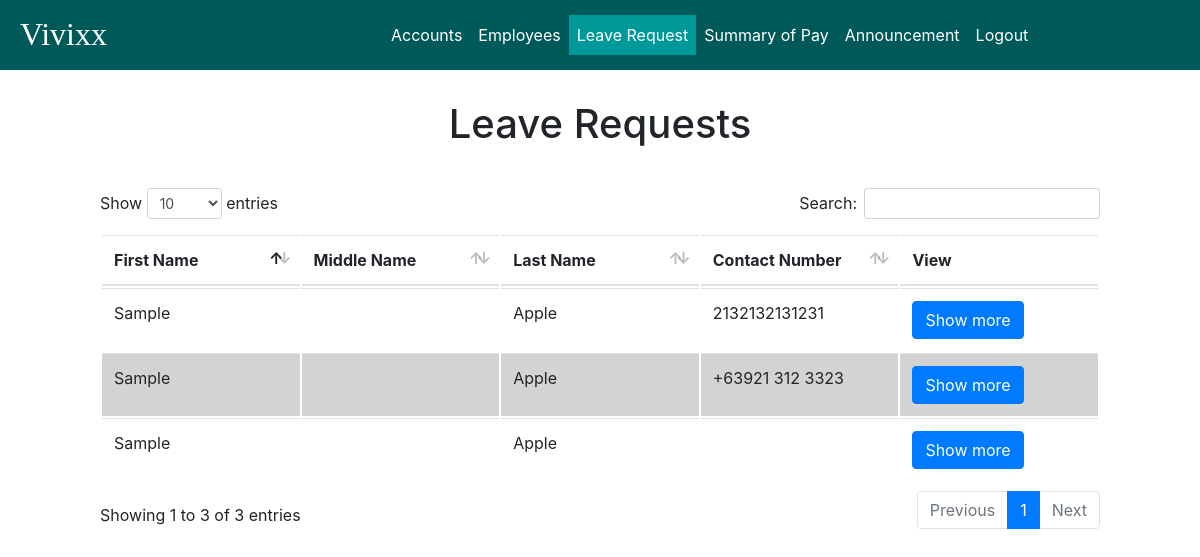
Before: /admin/leave_request/leave_requests.php (signed in) with the older database file.
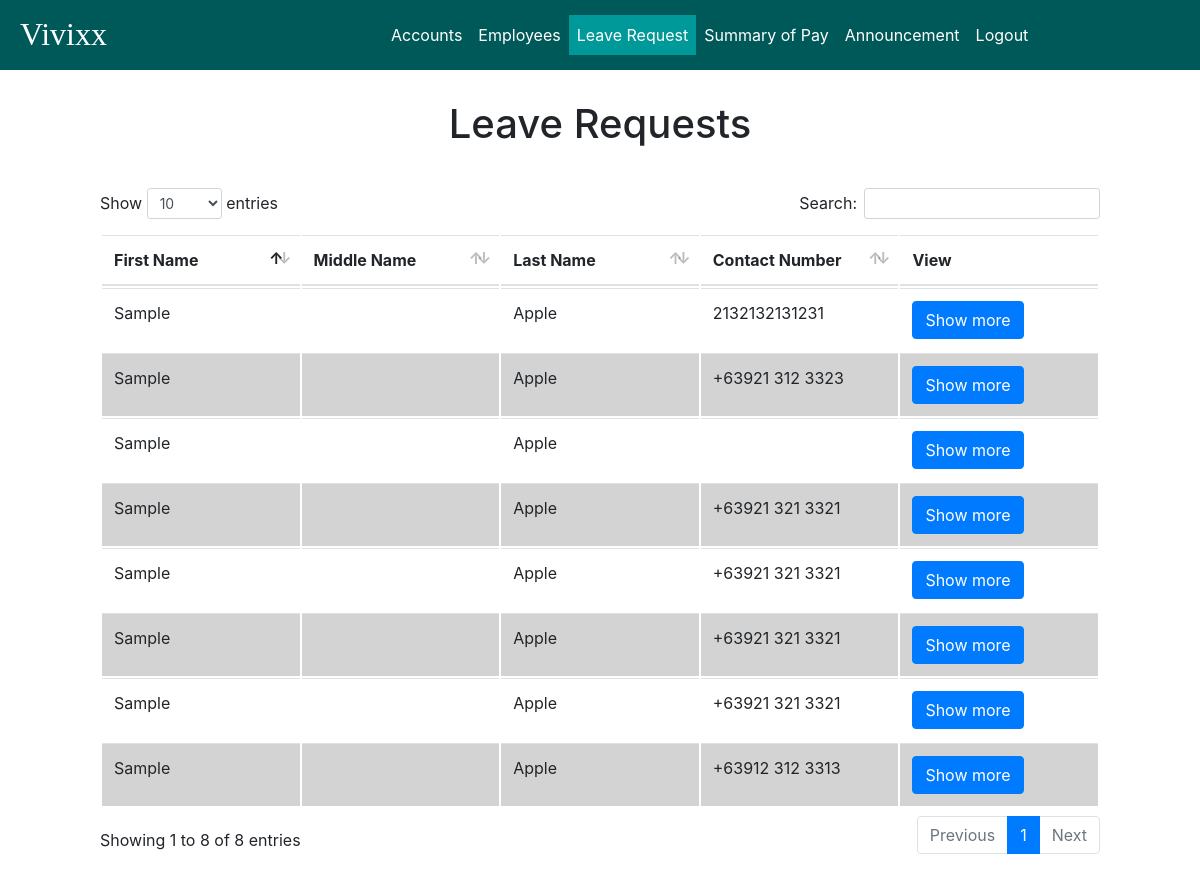
After: the same page with the newer database file.
### tables this page shows
CREATE TABLE `leave_req` (
  `leave_req_id` int(11) NOT NULL AUTO_INCREMENT,
  `user_id` int(11) NOT NULL,
  `employee` varchar(100) NOT NULL,
  `department` varchar(100) NOT NULL,
  `position` varchar(45) DEFAULT NULL,
  `date_hired` date NOT NULL,
  `date_filed` date NOT NULL,
  `reason` varchar(100) NOT NULL,
  `contact_address` varchar(100) NOT NULL,
  `contact_number` varchar(15) NOT NULL,
  `from` date NOT NULL,
  `to` date NOT NULL,
  `status` enum('accepted','rejected','pending') NOT NULL DEFAULT 'pending',
  PRIMARY KEY (`leave_req_id`),
  UNIQUE KEY `leave_req_id_UNIQUE` (`leave_req_id`),
  KEY `leave-user_idx` (`user_id`),
  CONSTRAINT `leave-user` FOREIGN KEY (`user_id`) REFERENCES `user` (`user_id`) ON DELETE CASCADE ON UPDATE CASCADE
);

### admin/leave_request/leave_requests.php (the view, shortened to what this page needs)
<?php
	include '../../utilities/session.php';
?>
<!DOCTYPE html>
<html>
<head>
	<link rel="stylesheet" href="../../style/bootstrap/bootstrap.min.css">
	<link type="text/css" rel="stylesheet" href="../style/style.css" media="screen, projection">
    <link rel="stylesheet" href="../style/datatables.css">
</head>
<body>
	<div id="wrapper">
		<nav class="navbar fixed-top navbar-expand-lg navbar-dark" id="navigation-bar">
			<a href="../accounts/accounts_status.php" class="navbar-brand">Vivixx</a>
			<div class="collapse navbar-collapse" id="navbar-content">
				<ul class="navbar-nav">
					<li class="nav-item">
						<a class="nav-link" href="../accounts/accounts_status.php">Accounts</a>
					</li>
					<li class="nav-item">
						<a class="nav-link" href="../user_information/user_information.php">Employees</a>
					</li>
					<li class="nav-item  active">
						<a class="nav-link" href="../leave_request/leave_requests.php">Leave Request</a>
					</li>
					<li class="nav-item">
						<a class="nav-link" href="../payslip.php">Summary of Pay</a>
					</li>
					<li class="nav-item">
						<a class="nav-link" href="../announcements/announcement.php">Announcement</a>
					</li>
					<li class="nav-item">
						<a class="nav-link logout" href="../utilities/logout.php">Logout</a>
					</li>
				</ul>
			</div>
		</nav>
		<div class="leave-request-content container">
			<div class="text-center">
				<h1>Leave Requests</h1>
			</div>
			<div  style="margin: 5vh;">
				<table class="table" id="leave">
					<thead>
						<tr>
							<th>First Name</th>
							<th>Middle Name</th>
							<th>Last Name</th>
							<th>Contact Number</th>
							<th>View</th>
						</tr>
					</thead>
					<?php
					$sql = "select * from leave_req where status='pending';";
					$result = $connect->query($sql);
					if($result-> num_rows > 0){
						while($row = $result->fetch_assoc()){
							$fname = explode(",",$row["employee"])[0];
							$mname = explode(",",$row["employee"])[1];
							$lname = explode(",",$row["employee"])[2];
							$show = "
							<input name='show' value='show' style='display: none;'>
							<a href='view_leave_request_form.php?user_id=".$row['user_id']."&req_id=".$row['leave_req_id']."&fname=".$fname."&mname=".$mname."&lname=".$lname."'   class='show btn btn-primary'>Show more</a>";
							echo "
							<tr>
							<td>" . ucwords($fname) . "</td>
							<td>" . ucwords($mname) . "</td>
							<td>" . ucwords($lname) . "</td>
							<td>" . $row['contact_number'] . "</td>
							<td>" . $show ."</td>
							</tr>";
						}
					}
					?>
        		</table>
			</div>
		</div>
	</div>
</body>
</html>

### admin/style/style.css (style rules this page uses)
#navigation-bar { background-color: #005959; max-height: 70px; min-height: 70px; padding: 0 0 0 5px; }
#navigation-bar .navbar-brand { font-size: 2rem !important; font-family: rockwell; height: auto; margin: 3px 23vw 5px 15px; }
#navigation-bar .navbar-nav .active { background-color: #009999; }
#navigation-bar .navbar-nav .nav-link { color: #fff; display: block; }
#wrapper .leave-request-content { margin-top: 100px; }
#wrapper #navbar-content { background-color: inherit; }
table { margin: 0 auto; width: 100%; clear: both; border-collapse: collapse; table-layout: fixed; word-wrap: break-word; }

### admin/style/datatables.css (style rules this page uses)
table.dataTable { clear: both; margin-top: 6px !important; margin-bottom: 6px !important; max-width: none !important; border-collapse: separate !important; }
table.dataTable td, table.dataTable th { -webkit-box-sizing: content-box; box-sizing: content-box; }
table.dataTable thead > tr > th.sorting_asc, table.dataTable thead > tr > th.sorting_desc, table.dataTable thead > tr > th.sorting, table.dataTable thead > tr > td.sorting_asc, table.dataTable thead > tr > td.sorting_desc, table.dataTable thead > tr > td.sorting { padding-right: 30px; }
table.dataTable thead .sorting, table.dataTable thead .sorting_asc, table.dataTable thead .sorting_desc, table.dataTable thead .sorting_asc_disabled, table.dataTable thead .sorting_desc_disabled { cursor: pointer; position: relative; }
table.dataTable thead .sorting:before, table.dataTable thead .sorting:after, table.dataTable thead .sorting_asc:before, table.dataTable thead .sorting_asc:after, table.dataTable thead .sorting_desc:before, table.dataTable thead .sorting_desc:after, table.dataTable thead .sorting_asc_disabled:before, table.dataTable thead .sorting_asc_disabled:after, table.dataTable thead .sorting_desc_disabled:before, table.dataTable thead .sorting_desc_disabled:after { position: absolute; bottom: 0.9em; display: block; opacity: 0.3; }
table.dataTable thead .sorting:before, table.dataTable thead .sorting_asc:before, table.dataTable thead .sorting_desc:before, table.dataTable thead .sorting_asc_disabled:before, table.dataTable thead .sorting_desc_disabled:before { right: 1em; content: "\2191"; }
table.dataTable thead .sorting:after, table.dataTable thead .sorting_asc:after, table.dataTable thead .sorting_desc:after, table.dataTable thead .sorting_asc_disabled:after, table.dataTable thead .sorting_desc_disabled:after { right: 0.5em; content: "\2193"; }
table.dataTable thead .sorting_asc:before, table.dataTable thead .sorting_desc:after { opacity: 1; }
table.dataTable tr.odd { background-color: white; }
table.dataTable tr.even { background-color: lightgrey; }

Changed rows visible on the page:
added leave_req: employee "Sample", employee "Apple", contact_number "+63921 321 3321"
added leave_req: employee "Sample", employee "Apple", contact_number "+63921 321 3321"
added leave_req: employee "Sample", employee "Apple", contact_number "+63921 321 3321"
added leave_req: employee "Sample", employee "Apple", contact_number "+63921 321 3321"
added leave_req: employee "Sample", employee "Apple", contact_number "+63912 312 3313"
Other visible differences:
text written by a page script: "Show entries Search: Showing 1 to 3 of 3 entries Previous 1 Next" → "Show entries Search: Showing 1 to 8 of 8 entries Previous 1 Next"
